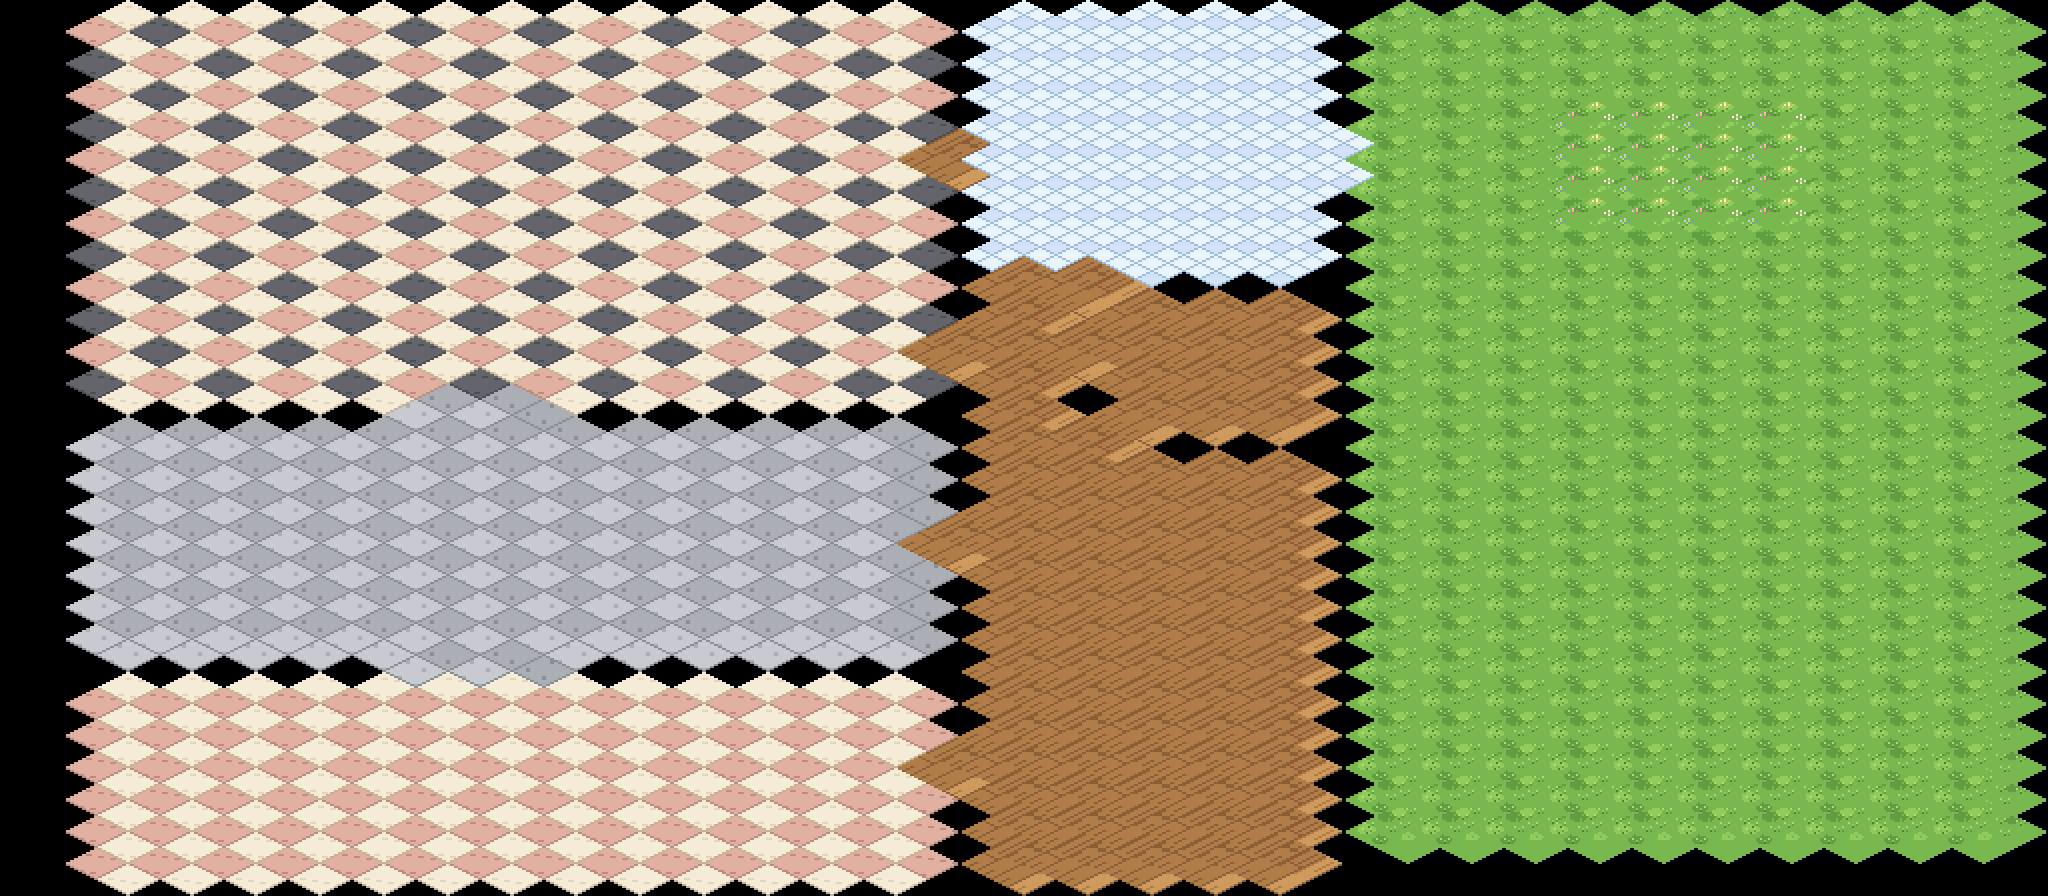

The image is a tile-based game level rendered from a .tmx file. Its description and complete source (layers, tilesets, objects, tile grids) follow:
An orthogonal 32x28 tile map with 64x32 px tiles, 1 tile layer (suelo).

<map version="1.10" orientation="orthogonal" renderorder="right-down" width="32" height="28" tilewidth="64" tileheight="32" infinite="0" nextlayerid="2" nextobjectid="1">
 <tileset firstgid="1" name="terreno_mundo" tilewidth="128" tileheight="64" tile_count="203" columns="8">
  <image source="../textures/../textures/terreno_mundo.png" width="1024" height="1664" />
 </tileset>
 <layer id="1" name="suelo" width="32" height="28">
  <data encoding="csv">
0,0,0,0,0,0,0,0,0,0,0,0,0,0,0,0,0,0,0,0,0,0,0,0,0,0,0,0,0,0,0,0,
0,164,165,164,165,164,165,164,165,164,165,164,165,164,0,166,166,166,166,166,0,1,1,1,1,1,1,1,1,1,1,0,
0,165,164,165,164,165,164,165,164,165,164,165,164,165,0,166,166,166,166,166,0,1,1,1,1,1,1,1,1,1,1,0,
0,164,165,164,165,164,165,164,165,164,165,164,165,164,0,166,166,166,166,166,0,1,1,1,1,1,1,1,1,1,1,0,
0,165,164,165,164,165,164,165,164,165,164,165,164,165,0,166,166,166,166,166,0,1,1,1,33,33,33,33,1,1,1,0,
0,164,165,164,165,164,165,164,165,164,165,164,165,164,157,166,166,166,166,166,166,1,1,1,33,33,33,33,1,1,1,0,
0,165,164,165,164,165,164,165,164,165,164,165,164,165,0,166,166,166,166,166,0,1,1,1,33,33,33,33,1,1,1,0,
0,164,165,164,165,164,165,164,165,164,165,164,165,164,0,166,166,166,166,166,0,1,1,1,33,33,33,33,1,1,1,0,
0,165,164,165,164,165,164,165,164,165,164,165,164,165,0,166,166,166,166,166,0,1,1,1,1,1,1,1,1,1,1,0,
0,164,165,164,165,164,165,164,165,164,165,164,165,164,0,157,157,0,0,0,0,1,1,1,1,1,1,1,1,1,1,0,
0,165,164,165,164,165,164,165,164,165,164,165,164,165,0,157,0,157,157,157,0,1,1,1,1,1,1,1,1,1,1,0,
0,164,165,164,165,164,165,164,165,164,165,164,165,164,157,157,157,157,157,157,0,1,1,1,1,1,1,1,1,1,1,0,
0,165,164,165,164,165,164,165,164,165,164,165,164,165,0,157,0,157,157,157,0,1,1,1,1,1,1,1,1,1,1,0,
0,0,0,0,0,0,161,161,0,0,0,0,0,0,0,157,0,157,157,157,0,1,1,1,1,1,1,1,1,1,1,0,
0,161,161,161,161,161,161,161,161,161,161,161,161,161,0,157,157,0,0,0,0,1,1,1,1,1,1,1,1,1,1,0,
0,161,161,161,161,161,161,161,161,161,161,161,161,161,0,157,157,157,157,157,0,1,1,1,1,1,1,1,1,1,1,0,
0,161,161,161,161,161,161,161,161,161,161,161,161,161,0,157,157,157,157,157,0,1,1,1,1,1,1,1,1,1,1,0,
0,161,161,161,161,161,161,161,161,161,161,161,161,161,157,157,157,157,157,157,0,1,1,1,1,1,1,1,1,1,1,0,
0,161,161,161,161,161,161,161,161,161,161,161,161,161,0,157,157,157,157,157,0,1,1,1,1,1,1,1,1,1,1,0,
0,161,161,161,161,161,161,161,161,161,161,161,161,161,0,157,157,157,157,157,0,1,1,1,1,1,1,1,1,1,1,0,
0,161,161,161,161,161,161,161,161,161,161,161,161,161,0,157,157,157,157,157,0,1,1,1,1,1,1,1,1,1,1,0,
0,0,0,0,0,0,161,161,0,0,0,0,0,0,0,157,157,157,157,157,0,1,1,1,1,1,1,1,1,1,1,0,
0,164,164,164,164,164,164,164,164,164,164,164,164,164,0,157,157,157,157,157,0,1,1,1,1,1,1,1,1,1,1,0,
0,164,164,164,164,164,164,164,164,164,164,164,164,164,0,157,157,157,157,157,0,1,1,1,1,1,1,1,1,1,1,0,
0,164,164,164,164,164,164,164,164,164,164,164,164,164,157,157,157,157,157,157,0,1,1,1,1,1,1,1,1,1,1,0,
0,164,164,164,164,164,164,164,164,164,164,164,164,164,0,157,157,157,157,157,0,1,1,1,1,1,1,1,1,1,1,0,
0,164,164,164,164,164,164,164,164,164,164,164,164,164,0,157,157,157,157,157,0,1,1,1,1,1,1,1,1,1,1,0,
0,164,164,164,164,164,164,164,164,164,164,164,164,164,0,157,157,157,157,157,0,0,0,0,0,0,0,0,0,0,0,0
</data>
 </layer>
</map>
